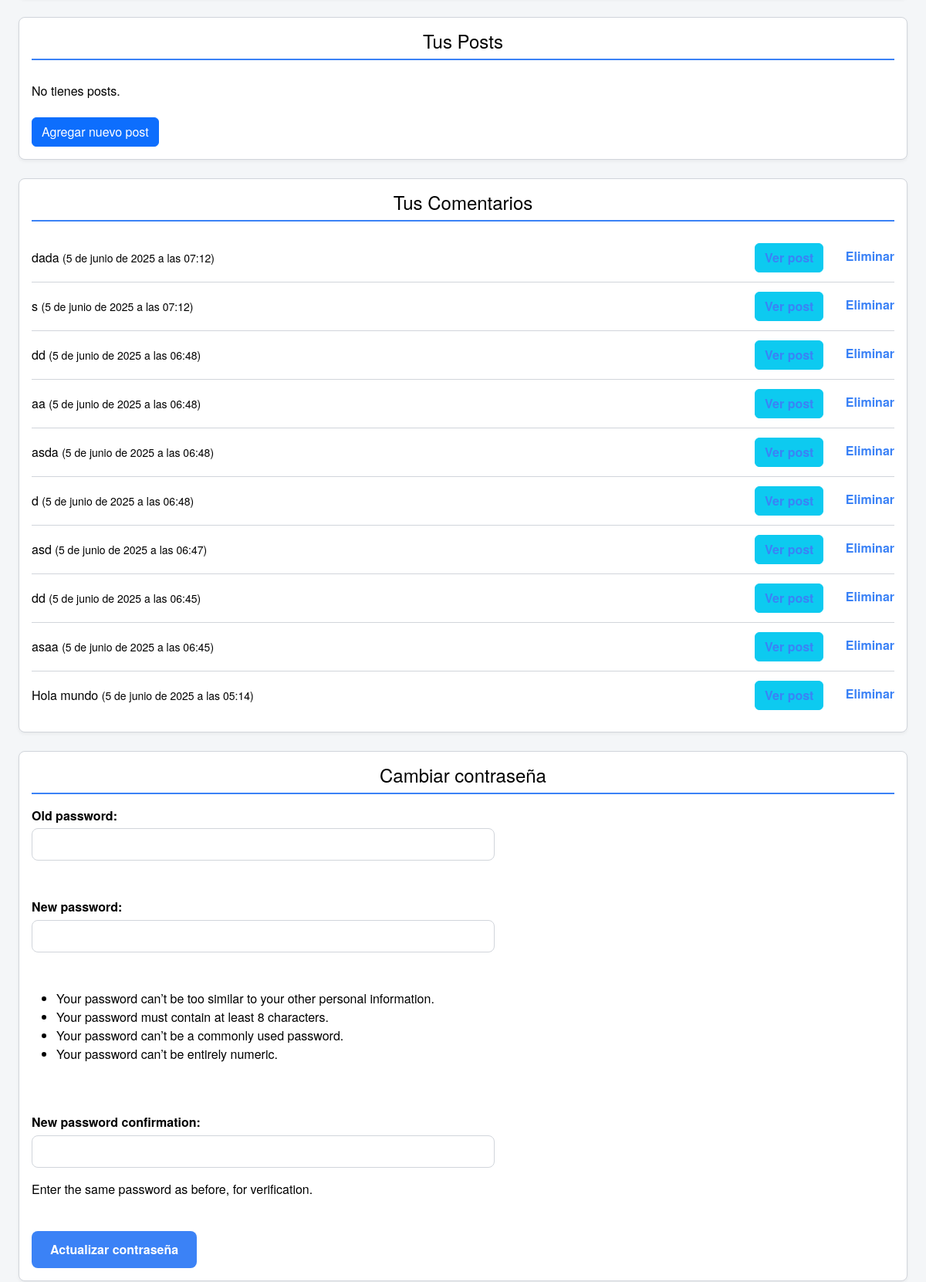
The page /es/dashboard/redactor/ (signed in, middle part) on the database as committed earlier.
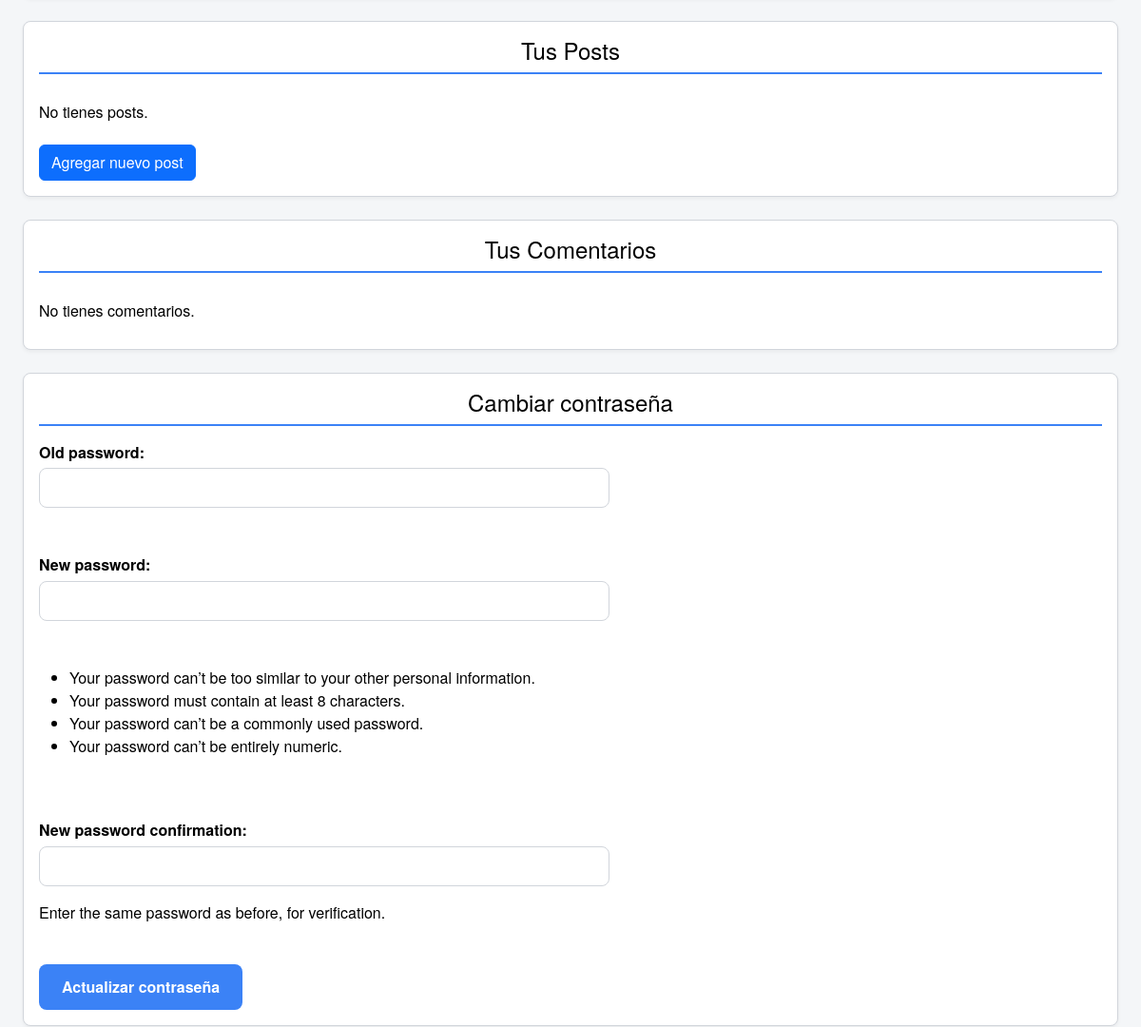
The same page on the database as committed later.
### vandalproy/models.py (models this page shows, shortened)
class BlogComment(models.Model):
    id = models.AutoField(primary_key=True)
    post = models.ForeignKey(
        BlogPost,
        on_delete=models.CASCADE,
        related_name="comments",
        null=True,
        blank=True,
    )
    user = models.ForeignKey(User, on_delete=models.CASCADE)
    content = models.TextField()
    created_at = models.DateTimeField(auto_now_add=True)
    parent = models.ForeignKey(
        "self", null=True, blank=True, on_delete=models.CASCADE, related_name="replies"
    )

### vandalproy/views.py (the view, shortened to what this page needs)
# urls.py: path('dashboard/<str:role>/', user_dashboard, name='dashboard_view'),
@login_required
def user_dashboard(request, role):
    pwd_form = PasswordChangeForm(user=request.user)
    comments = BlogComment.objects.filter(user=request.user).order_by("-created_at")
    context = {
        "comments": comments,
        "password_form": pwd_form,
    }
    if role in ["colaborador", "redactor"]:
        context["posts"] = BlogPost.objects.filter(author=request.user)
    templates = {
        "redactor": "usuarios/dashboard_redactor.html",
        "colaborador": "usuarios/dashboard_colaborador.html",
        "suscriptor": "usuarios/dashboard_suscriptor.html",
    }
    return render(request, templates[role], context)

### vandalproy/context_processors.py (called while the page is built)
def user_role(request):
    if request.user.is_authenticated:
        try:
            role = UserRole.objects.get(user=request.user).role
        except UserRole.DoesNotExist:
            role = None
    else:
        role = None
    return {"role": role}

### templates/usuarios/dashboard_redactor.html (shortened to what this page needs)
{% extends "common/base.html" %}
{% load i18n %}
{% load static %}
{% block content %}
{% if user.is_authenticated and user.userrole.role == 'redactor' or user.userrole.role == 'admin' %}
<body>
    <div class="dashboard-container">
        <div class="dashboard-card">
            <h2>{% trans "Tus Posts" %}</h2>
            <ul class="dashboard-list">
                {% for p in posts %}
                <li>
                    <div class="post-item">
                        <div class="content"><a href="{% url 'blog_post' p.id %}">{{ p.title }}</a> <small>({{ p.created_at }})</small></div>
                        <div class="actions">
                            {% if role == 'redactor' or role == "admin" %}
                            <a href="{% url 'post_delete' p.id %}">{% trans "Eliminar" %}</a>
                            {% endif %}
                        </div>
                    </div>
                </li>
                {% empty %}
                <li>{% trans "No tienes posts." %}</li>
                {% endfor %}
            </ul>
                <button
                    onclick="document.getElementById('nuevo-post-form').classList.toggle('hidden')"
                    class="btn btn-primary">
                    {% trans "Agregar nuevo post" %}
                </button>
        </div>
        <div class="dashboard-card">
            <h2>{% trans "Tus Comentarios" %}</h2>
            <ul class="dashboard-list">
                {% for c in comments %}
                <li>
                    <div class="comment-item">
                        <div class="content">{{ c.content }} <small>({{ c.created_at }})</small></div>
                        <div class="actions">
                            <a href="{% url 'blog_post' c.post.id %}" class="btn btn-info" style="margin-right:8px">{% trans "Ver post" %}</a>
                            {% if role == 'redactor' or role == "admin" %}
                            <a href="{% url 'comment_delete' c.pk %}">{% trans "Eliminar" %}</a>
                            {% endif %}
                        </div>
                    </div>
                </li>
                {% empty %}
                <li>{% trans "No tienes comentarios." %}</li>
                {% endfor %}
            </ul>
        </div>
        <div class="dashboard-card">
            <h2>{% trans "Cambiar contraseña" %}</h2>
            <form method="post" class="dashboard-form" style="background: white">
                {{ password_form.as_p }}
                <button type="submit" name="password_submit">{% trans "Actualizar contraseña" %}</button>
            </form>
        </div>
    </div>
</body>
{% else %}
    <script>
        window.location.href = "{% url 'home' %}";
    </script>
{% endif %}
{% endblock %}

Rows that differ between the two databases and show on the page:
removed BlogComment: content "dada", created_at "5 de junio de 2025 a las 07:12"
removed BlogComment: content "s", created_at "5 de junio de 2025 a las 07:12"
removed BlogComment: content "dd", created_at "5 de junio de 2025 a las 06:48"
removed BlogComment: content "aa", created_at "5 de junio de 2025 a las 06:48"
removed BlogComment: content "asda", created_at "5 de junio de 2025 a las 06:48"
removed BlogComment: content "d", created_at "5 de junio de 2025 a las 06:48"
removed BlogComment: content "asd", created_at "5 de junio de 2025 a las 06:47"
removed BlogComment: content "dd", created_at "5 de junio de 2025 a las 06:45"
removed BlogComment: content "asaa", created_at "5 de junio de 2025 a las 06:45"
removed BlogComment: content "Hola mundo", created_at "5 de junio de 2025 a las 05:14"
Other text that changed with them:
text now shown: "No tienes comentarios."
